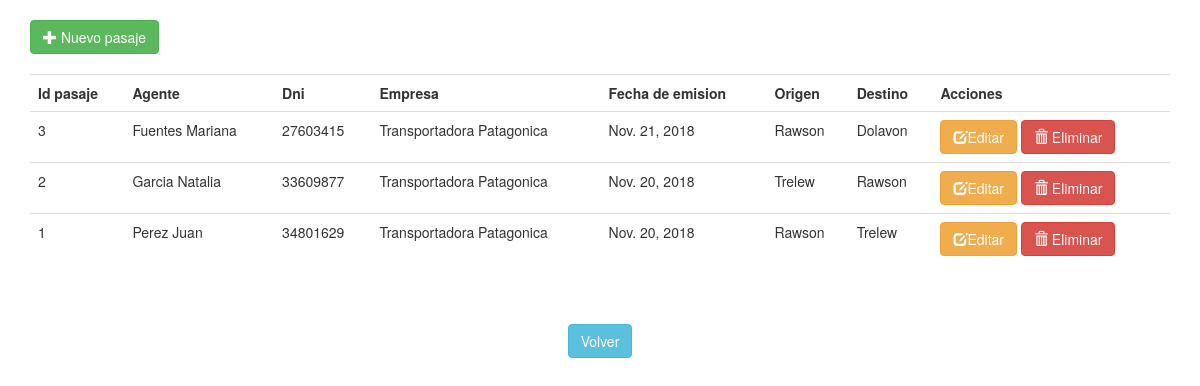
Before: /pasajes/pasaje with the older database file.
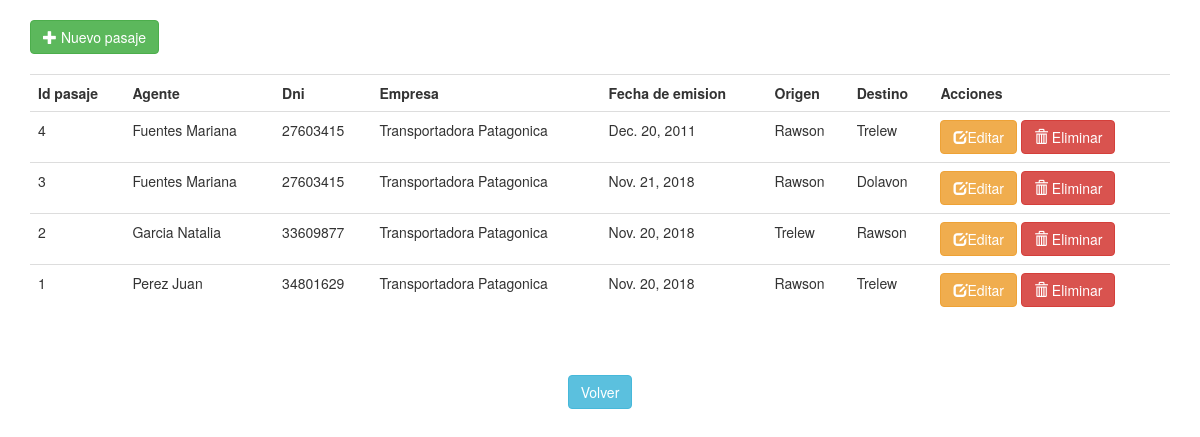
After: the same page with the newer database file.
### pasajes/models.py (models this page shows, shortened)
class Pasaje(models.Model):
	id=models.AutoField(unique=True,primary_key=True)
	id_agente=models.ForeignKey(Agente, on_delete=models.CASCADE,verbose_name="Agente")
	id_empresa=models.ForeignKey(Empresa, on_delete=models.CASCADE,verbose_name="Empresa")
	fecha_emision=models.DateField()
	origen=models.CharField(max_length=200)
	destino=models.CharField(max_length=200)

class Agente(models.Model):
	id=models.AutoField(unique=True,primary_key=True)
	nombre=models.CharField(max_length=200)
	apellido=models.CharField(max_length=200)
	documento=models.IntegerField(unique=True)
	fecha_nacimiento=models.DateField()
	id_localidad=models.ForeignKey(Localidad, on_delete=models.CASCADE,verbose_name="Localidad")

class Empresa(models.Model):
	id=models.AutoField(unique=True,primary_key=True)
	nombre=models.CharField(max_length=200)
	cuit=models.IntegerField(unique=True)
	id_localidad=models.ForeignKey(Localidad, on_delete=models.CASCADE,verbose_name="Localidad")

### pasajes/views.py (the view)
# urls.py: path('pasaje', views.indexPasajeView, name='pasaje'),
def indexPasajeView(request):
	pasajes=Pasaje.objects.all().order_by('-id')
	context={
		'pasajes':pasajes,
	}
	return render(request, 'indexPasaje.html', context)

### pasajes/templates/indexPasaje.html (shortened to what this page needs)
{% extends "plantillaBase.html" %}
{% block contenido %}
<br>
<a href="{% url 'altaPasaje' %}" class="btn btn-success"><span class="glyphicon glyphicon-plus"></span> Nuevo pasaje</a>
<br><br>
	{% if pasajes %}
	<table class="table table-hover">
		<tr>
			<th>Id pasaje</th>
			<th>Agente</th>
			<th>Dni</th>
			<th>Empresa</th>
			<th>Fecha de emision</th>
			<th>Origen</th>
			<th>Destino</th>
			<th>Acciones</th>
		</tr>
	    {% for pasaje in pasajes %}
	    	<tr>
	        	<td>{{ pasaje.id }}</td>
	        	<td>{{ pasaje.id_agente.apellido }} {{ pasaje.id_agente.nombre }}</td>
	        	<td>{{ pasaje.id_agente.documento }}</td>
	        	<td>{{ pasaje.id_empresa.nombre }}</td>
	        	<td>{{ pasaje.fecha_emision }}</td>
	        	<td>{{ pasaje.origen }}</td>
				<td>{{ pasaje.destino }}</td>
				<td>
	        		<a href="{% url 'modificacionPasaje' pasaje.id %}" class="btn btn-warning"><span class="glyphicon glyphicon-edit"></span>Editar</a>
	        		<a href="{% url 'bajaPasaje' pasaje.id %}" class="btn btn-danger"><span class="glyphicon glyphicon-trash"></span> Eliminar</a>
	        	</td>
	    	</tr>
	    {% endfor %}
	</table>
{% else %}
    <p>No hay pasajes a mostrar</p>
{% endif %}
			<br><br>
    		<center><a href="{% url 'index' %}"  class="btn btn-info">Volver</a></center>
{% endblock %}

### pasajes/templates/plantillaBase.html (shortened to what this page needs)
<!DOCTYPE html>
<html>
<head>
	<link rel="stylesheet" href="https://maxcdn.bootstrapcdn.com/bootstrap/3.3.7/css/bootstrap.min.css">
</head>
<body class="container">
	{% block contenido %}{% endblock %}
</body>
</html>

Changed rows visible on the page:
added Pasaje: id "4", id_agente.apellido "Fuentes", id_agente.nombre "Mariana", id_agente.documento "27603415", id_empresa.nombre "Transportadora Patagonica", fecha_emision "Dec. 20, 2011", origen "Rawson", destino "Trelew"
